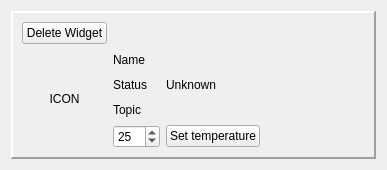
<?xml version="1.0" encoding="UTF-8"?>
<ui version="4.0">
 <class>ThermostatWidget</class>
 <widget class="QWidget" name="ThermostatWidget">
  <property name="geometry">
   <rect>
    <x>0</x>
    <y>0</y>
    <width>387</width>
    <height>170</height>
   </rect>
  </property>
  <property name="windowTitle">
   <string>Form</string>
  </property>
  <layout class="QGridLayout" name="gridLayout_3">
   <item row="0" column="0">
    <widget class="QFrame" name="frame">
     <property name="frameShape">
      <enum>QFrame::Panel</enum>
     </property>
     <property name="frameShadow">
      <enum>QFrame::Raised</enum>
     </property>
     <property name="lineWidth">
      <number>2</number>
     </property>
     <property name="midLineWidth">
      <number>0</number>
     </property>
     <layout class="QGridLayout" name="gridLayout_4" columnstretch="0">
      <item row="0" column="0">
       <layout class="QGridLayout" name="gridLayout_2" columnstretch="3,10">
        <item row="1" column="1">
         <layout class="QGridLayout" name="gridLayout">
          <item row="5" column="1">
           <widget class="QPushButton" name="set_btn">
            <property name="text">
             <string>Set temperature</string>
            </property>
           </widget>
          </item>
          <item row="4" column="0">
           <widget class="QLabel" name="topic_label">
            <property name="text">
             <string>Topic</string>
            </property>
           </widget>
          </item>
          <item row="1" column="1">
           <widget class="QLabel" name="name_text">
            <property name="text">
             <string/>
            </property>
           </widget>
          </item>
          <item row="4" column="1">
           <widget class="QLabel" name="topic_text">
            <property name="text">
             <string/>
            </property>
           </widget>
          </item>
          <item row="2" column="0">
           <widget class="QLabel" name="status_label">
            <property name="text">
             <string>Status</string>
            </property>
           </widget>
          </item>
          <item row="1" column="0">
           <widget class="QLabel" name="name_label">
            <property name="text">
             <string>Name</string>
            </property>
           </widget>
          </item>
          <item row="2" column="1">
           <widget class="QLabel" name="status_text">
            <property name="text">
             <string>Unknown</string>
            </property>
           </widget>
          </item>
          <item row="5" column="0">
           <widget class="QSpinBox" name="temperature_input">
            <property name="minimum">
             <number>0</number>
            </property>
            <property name="maximum">
             <number>100</number>
            </property>
            <property name="value">
             <number>25</number>
            </property>
           </widget>
          </item>
          <item row="5" column="2">
           <spacer name="horizontalSpacer">
            <property name="orientation">
             <enum>Qt::Horizontal</enum>
            </property>
            <property name="sizeHint" stdset="0">
             <size>
              <width>40</width>
              <height>20</height>
             </size>
            </property>
           </spacer>
          </item>
         </layout>
        </item>
        <item row="1" column="0">
         <widget class="QLabel" name="icon_label">
          <property name="minimumSize">
           <size>
            <width>75</width>
            <height>75</height>
           </size>
          </property>
          <property name="text">
           <string>ICON</string>
          </property>
          <property name="alignment">
           <set>Qt::AlignCenter</set>
          </property>
         </widget>
        </item>
        <item row="0" column="0">
         <widget class="QPushButton" name="delete_btn">
          <property name="text">
           <string>Delete Widget</string>
          </property>
         </widget>
        </item>
       </layout>
      </item>
     </layout>
    </widget>
   </item>
  </layout>
 </widget>
 <resources/>
 <connections/>
</ui>
